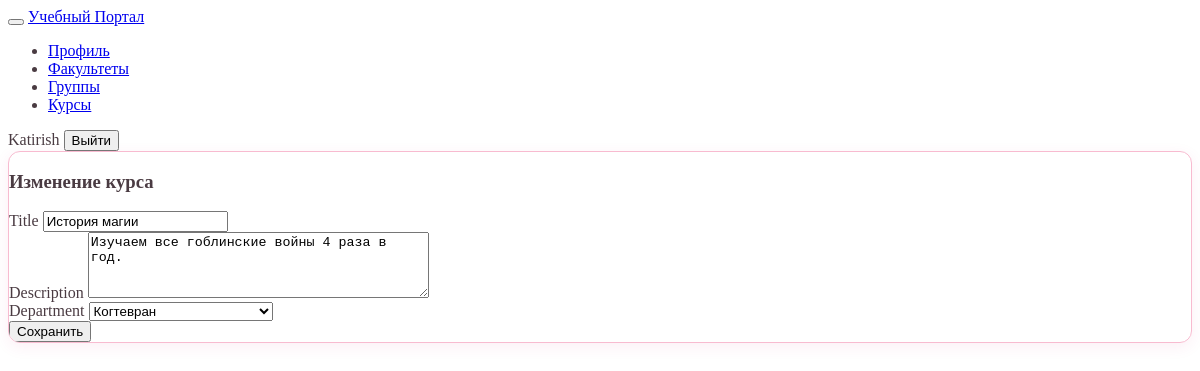
The page /courses/4/edit/ (signed in) on the database its author committed.
### accounts/models.py (models this page shows, shortened)
class Course(models.Model):
    title = models.CharField(max_length=200)
    description = models.TextField(blank=True)
    department = models.ForeignKey(
        Department,
        on_delete=models.CASCADE,
        related_name='courses'
    )

### accounts/views.py (the view)
# urls.py: path('courses/<int:pk>/edit/', views.course_update, name='course_update'),
@login_required
@user_passes_test(is_methodist)
def course_update(request, pk):
    course = get_object_or_404(Course, pk=pk)
    if request.method == 'POST':
        form = CourseForm(request.POST, instance=course)
        if form.is_valid():
            form.save()
            return redirect('course_list')
    else:
        form = CourseForm(instance=course)
    return render(request, 'object_form.html', {'form': form, 'title': 'Изменение курса'})

### accounts/forms.py
class CourseForm(forms.ModelForm):
    class Meta:
        model = Course
        fields = ['title', 'description', 'department']
        widgets = {
            'title': forms.TextInput(attrs={'class': 'form-control'}),
            'description': forms.Textarea(attrs={'class': 'form-control', 'rows': 4}),
            'department': forms.Select(attrs={'class': 'form-select'}),
        }

### accounts/models.py (called while the page is built)
    def __str__(self):
        return self.name

### accounts/views.py (called while the page is built)
def is_methodist(user):
    return user.groups.filter(
        name='Методист'
    ).exists()

### templates/object_form.html (shortened to what this page needs)
{% extends 'base.html' %}
{% block content %}
        <div class="card">
            <div class="card-header">
                <h3 class="card-title">{{ title }}</h3>
            </div>
            <div class="card-body">
                <form method="post">
                    {% for field in form %}
                    <div class="mb-3">
                        <label class="form-label">{{ field.label }}</label>
                        {{ field }}
                    </div>
                    {% endfor %}
                    <div class="form-footer">
                        <button type="submit" class="btn btn-primary w-100">Сохранить</button>
                    </div>
                </form>
            </div>
        </div>
{% endblock %}

### templates/base.html (shortened to what this page needs)
{% load static %}
<!DOCTYPE html>
<html lang="ru">
<head>
    <link href="https://cdn.jsdelivr.net/npm/@tabler/core@1.0.0-beta20/dist/css/tabler.min.css" rel="stylesheet"/>
    <link href="https://cdn.jsdelivr.net/npm/@tabler/core@1.0.0-beta20/dist/css/tabler-flags.min.css" rel="stylesheet"/>
    <link href="https://cdn.jsdelivr.net/npm/@tabler/core@1.0.0-beta20/dist/css/tabler-payments.min.css" rel="stylesheet"/>
    <link href="https://cdn.jsdelivr.net/npm/@tabler/core@1.0.0-beta20/dist/css/tabler-vendors.min.css" rel="stylesheet"/>
    <link href="https://cdn.jsdelivr.net/npm/@tabler/icons@2.40.0/iconfont/tabler-icons.min.css" rel="stylesheet"/>
    <link href="https://cdn.jsdelivr.net/npm/@tabler/core@1.0.0-beta20/dist/css/tabler.min.css" rel="stylesheet"/>
    {% load static %}
    <link href="{% static 'css/custom-tabler.css' %}" rel="stylesheet"/>
</head>
<body class="layout-fluid">
    <header class="navbar navbar-expand-md d-print-none">
        <div class="container-xl">
            <button class="navbar-toggler" type="button" data-bs-toggle="collapse" data-bs-target="#navbar-menu">
            </button>
            <a href="/" class="navbar-brand navbar-brand-autodark d-none-navbar-horizontal pe-0 pe-md-3">
                Учебный Портал
            </a>
            <div class="collapse navbar-collapse" id="navbar-menu">
                <ul class="navbar-nav pt-lg-3">
                    <li class="nav-item"><a class="nav-link" href="/profile/">Профиль</a></li>
                    <li class="nav-item"><a class="nav-link" href="/departments/">Факультеты</a></li>
                    <li class="nav-item"><a class="nav-link" href="/groups/">Группы</a></li>
                    <li class="nav-item"><a class="nav-link" href="/courses/">Курсы</a></li>
                </ul>
            </div>
            <div class="my-2 my-md-0 flex-grow-1 flex-md-grow-0 order-first order-md-last">
                {% if user.is_authenticated %}
                    <span class="badge bg-primary me-2">{{ user.username }}</span>
                    <form method="post" action="{% url 'logout' %}" style="display:inline;">
                        <button type="submit" class="btn btn-sm btn-outline-danger">Выйти</button>
                    </form>
                {% else %}
                    <a href="{% url 'login' %}" class="btn btn-sm btn-primary">Войти</a>
                {% endif %}
            </div>
        </div>
    </header>
    <div class="page-wrapper">
        <div class="page-body">
            <div class="container-xl">
                {% block content %}
                {% endblock %}
            </div>
        </div>
    </div>
</body>
</html>

### static/css/custom-tabler.css (style rules this page uses)
:root { --tblr-body-bg: #fff0f5; --tblr-primary: #d63384; --tblr-primary-rgb: 214, 51, 132; --tblr-card-bg: #ffffff; --tblr-border-color: #f8bbd0; }
body { font-size: 16px; color: #4a3b42; }
.card { border: 1px solid var(--tblr-border-color); box-shadow: 0 4px 15px rgba(214, 51, 132, 0.08); border-radius: 12px; overflow: hidden; }

### rows shown on the page
Course: form "История магии" "Изучаем все гоблинские войны 4 раза в год." "Когтевран"

### other values the page prints
{{ user.username }} "Katirish"
{{ title }} "Изменение курса"
{{ field.label }} "Title" "Description" "Department"
